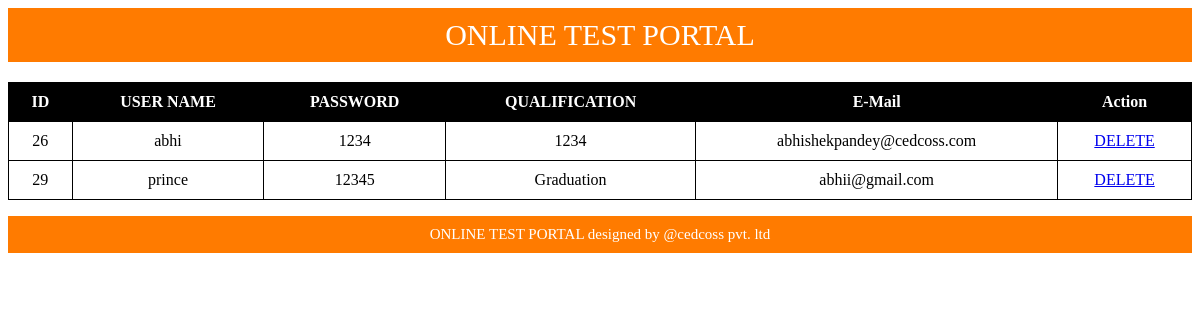
The page /Admin/manage-user.php (signed in) on the database its author committed.
### tables this page shows
CREATE TABLE `user` (
  `UID` int(155) NOT NULL,
  `USERNAME` varchar(255) NOT NULL,
  `PASSWORD` varchar(255) NOT NULL,
  `QUALIFICATION` varchar(255) NOT NULL,
  `E-MAIL` varchar(255) NOT NULL
);

### Admin/manage-user.php (the view, shortened to what this page needs)
<?php
include 'header.php'; ?>
        <div id="admin-login">
            <form action="" method='post'>
                <table id='manage-exam-css'>
                    <tr style="color:white; background-color:black">
                        <th class="mng-exam-td">ID</th>
                        <th class="mng-exam-td">USER NAME</th>
                        <th class="mng-exam-td">PASSWORD</th>
                        <th class="mng-exam-td">QUALIFICATION</th>
                        <th class="mng-exam-td">E-Mail</th>
                        <th class="mng-exam-td">Action</th>
                    </tr>
                        <?php
                        include 'config.php';
                        $sql = "SELECT * FROM   user ";
                        $result = $conn->query($sql);
                        if ($result->num_rows > 0) {
                            while ($row = $result-> fetch_assoc()) {
                        ?>
                        <tr>
                        <td class="mng-exam-td"><?php echo $row['UID']?></td>
                        <td class="mng-exam-td"><?php echo $row['USERNAME']?></td>
                        <td class="mng-exam-td"><?php echo $row['PASSWORD']?></td>
                        <td class="mng-exam-td"><?php echo $row['QUALIFICATION']?></td>
                        <td class="mng-exam-td"><?php echo $row['E-MAIL']?></td>
                        <td class="mng-exam-td"><a href="user-delete.php?id=<?php echo $row['UID'];?>">DELETE</a></td>
                        </tr>
                        <?php
                            }
                        }
                        ?>
                </table>
            </form>
        </div>
<?php include 'footer.php'; ?>

### Admin/resources/css/style.css (style rules this page uses)
#manage-exam-css { width:100%; border: 1px solid black; padding: 20px; border-collapse: collapse; margin-top: 20px; }
.mng-exam-td { border: 1px solid black; padding: 10px; text-align: center; border-collapse: collapse; }

### rows shown on the page
user: UID "26", USERNAME "abhi", PASSWORD "1234", QUALIFICATION "1234", value "abhishekpandey@cedcoss.com"
user: UID "29", USERNAME "prince", PASSWORD "12345", QUALIFICATION "Graduation", value "abhii@gmail.com"
